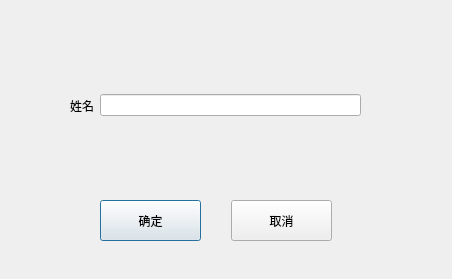
<?xml version="1.0" encoding="UTF-8"?>
<ui version="4.0">
 <class>demo_search</class>
 <widget class="QDialog" name="demo_search">
  <property name="geometry">
   <rect>
    <x>0</x>
    <y>0</y>
    <width>452</width>
    <height>279</height>
   </rect>
  </property>
  <property name="windowTitle">
   <string>Dialog</string>
  </property>
  <widget class="QPushButton" name="cancel">
   <property name="geometry">
    <rect>
     <x>231</x>
     <y>200</y>
     <width>101</width>
     <height>41</height>
    </rect>
   </property>
   <property name="text">
    <string>取消</string>
   </property>
   <property name="autoDefault">
    <bool>false</bool>
   </property>
  </widget>
  <widget class="QPushButton" name="yes">
   <property name="geometry">
    <rect>
     <x>100</x>
     <y>200</y>
     <width>101</width>
     <height>41</height>
    </rect>
   </property>
   <property name="text">
    <string>确定</string>
   </property>
   <property name="autoDefault">
    <bool>false</bool>
   </property>
   <property name="default">
    <bool>true</bool>
   </property>
  </widget>
  <widget class="QWidget" name="layoutWidget">
   <property name="geometry">
    <rect>
     <x>70</x>
     <y>50</y>
     <width>291</width>
     <height>111</height>
    </rect>
   </property>
   <layout class="QHBoxLayout" name="horizontalLayout">
    <item>
     <widget class="QLabel" name="label">
      <property name="text">
       <string>姓名</string>
      </property>
     </widget>
    </item>
    <item>
     <widget class="QLineEdit" name="name_box"/>
    </item>
   </layout>
  </widget>
 </widget>
 <resources/>
 <connections/>
</ui>
